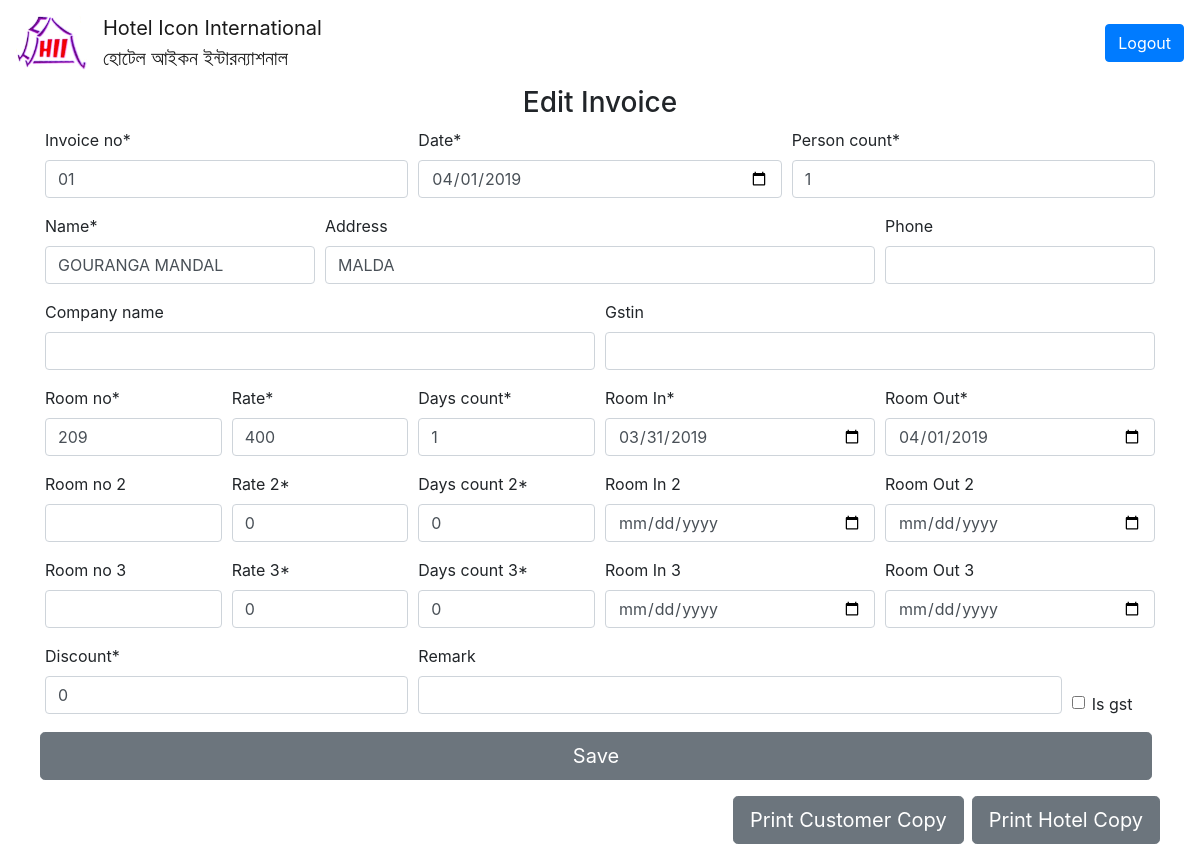
Screenshot of /accounts/editinvoice/38/ (signed in) with the database file from the repository.
### mainapp/models.py (models this page shows, shortened)
class Invoice(models.Model):
    invoice_no = models.CharField(max_length=30,unique=True)
    name = models.CharField(max_length=30)
    company_name = models.CharField(max_length=30,null=True,blank=True)
    address = models.CharField(max_length=60,null=True,blank=True)
    phone = models.CharField(max_length=13,null=True,blank=True)
    person_count = models.CharField(max_length=30)
    gstin = models.CharField(max_length=30,blank=True,null=True)
    date = models.DateField()
    room_no = models.CharField(max_length=7)
    check_in = models.DateField(verbose_name="Room In")
    check_out = models.DateField(verbose_name="Room Out")
    days_count = models.IntegerField()
    rate = models.IntegerField()
    room_no_2 = models.CharField(max_length=7,blank=True, null=True)
    check_in_2 = models.DateField(blank=True, null=True, verbose_name="Room In 2")
    check_out_2 = models.DateField(blank=True, null=True, verbose_name="Room out 2")
    days_count_2 = models.IntegerField(default=0)
    rate_2 = models.IntegerField(default=0)
    room_no_3 = models.CharField(max_length=7,blank=True, null=True)
    check_in_3 = models.DateField(blank=True, null=True, verbose_name="Room In 3")
    check_out_3 = models.DateField(blank=True, null=True, verbose_name="Room out 3")
    days_count_3 = models.IntegerField(default=0)
    rate_3 = models.IntegerField(default=0)
    discount = models.IntegerField(default=0)
    remark = models.CharField(max_length=50,null=True,blank=True)
    is_gst = models.BooleanField(default=False)

### mainapp/views.py (the view)
# urls.py: path('accounts/editinvoice/<pk>/', views.edit_invoice,name="editinvoice"),
@login_required
def edit_invoice(request,pk):
    invoice = Invoice.objects.get(pk=pk)
    form = InvoiceForm(instance=invoice)
    if request.method=="POST":
        form = InvoiceForm(request.POST,instance=invoice)
        if form.is_valid():
            form.save()
            return render(request,'invoiceform.html',{'edit':True,'tag':"Edit Invoice",'msg':"Invoice Updated in Database",'form':form,'invoice_no':invoice.invoice_no,'rooms':Room.objects.all()})
    return render(request,'invoiceform.html',{'edit':True,'tag':"Edit Invoice",'form':form,'invoice_no':invoice.invoice_no,'rooms':Room.objects.all()})

### mainapp/forms.py
class InvoiceForm(forms.ModelForm):
    date = forms.DateField(widget=forms.DateInput(attrs={'type':'date'}))
    check_in = forms.DateField(label="Room In", widget=forms.DateInput(attrs={'type':'date'}))
    check_out = forms.DateField(label="Room Out", widget=forms.DateInput(attrs={'type':'date'}))
    room_no = forms.CharField(widget=forms.TextInput(attrs={'list':'rooms'}))
    check_in_2 = forms.DateField(label="Room In 2", required=False, widget=forms.DateInput(attrs={'type':'date'}))
    check_out_2 = forms.DateField(label="Room Out 2", required=False, widget=forms.DateInput(attrs={'type':'date'}))
    room_no_2 = forms.CharField(required=False, widget=forms.TextInput(attrs={'list':'rooms'}))
    check_in_3 = forms.DateField(label="Room In 3", required=False, widget=forms.DateInput(attrs={'type':'date'}))
    check_out_3 = forms.DateField(label="Room Out 3", required=False, widget=forms.DateInput(attrs={'type':'date'}))
    room_no_3 = forms.CharField(required=False, widget=forms.TextInput(attrs={'list':'rooms'}))
    class Meta:
        model = Invoice
        exclude = []

### mainapp/models.py (called while the page is built)
    def __str__(self):
        return self.room_no + " " + self.description

### mainapp/templates/invoiceform.html (shortened to what this page needs)
{% extends 'master.html' %}
{% load crispy_forms_tags %}
{% block content %}
<div class="container">
    <h3 class="text-center">{{tag}}</h3>
<form action="" method="post" class="form-row">
        <div class="col-4">{{form.invoice_no | as_crispy_field}}</div>
        <div class="col-4">{{form.date | as_crispy_field}}</div>
        <div class="col-4">{{form.person_count | as_crispy_field}}</div>
        <div class="col-3">{{form.name | as_crispy_field}}</div>
        <div class="col-6">{{form.address | as_crispy_field}}</div>
        <div class="col-3">{{form.phone | as_crispy_field}}</div>
        <div class="col-6">{{form.company_name | as_crispy_field}}</div>
        <div class="col-6">{{form.gstin | as_crispy_field}}</div>
        <div class="col-2">{{form.room_no | as_crispy_field}}</div>
        <div class="col-2">{{form.rate | as_crispy_field}}</div>
        <div class="col-2">{{form.days_count | as_crispy_field}}</div>
        <div class="col-3">{{form.check_in | as_crispy_field}}</div>
        <div class="col-3">{{form.check_out | as_crispy_field}}</div>
        <div class="col-2">{{form.room_no_2 | as_crispy_field}}</div>
        <div class="col-2">{{form.rate_2 | as_crispy_field}}</div>
        <div class="col-2">{{form.days_count_2 | as_crispy_field}}</div>
        <div class="col-3">{{form.check_in_2 | as_crispy_field}}</div>
        <div class="col-3">{{form.check_out_2 | as_crispy_field}}</div>
        <div class="col-2">{{form.room_no_3 | as_crispy_field}}</div>
        <div class="col-2">{{form.rate_3 | as_crispy_field}}</div>
        <div class="col-2">{{form.days_count_3 | as_crispy_field}}</div>
        <div class="col-3">{{form.check_in_3 | as_crispy_field}}</div>
        <div class="col-3">{{form.check_out_3 | as_crispy_field}}</div>
        <div class="col-4">{{form.discount | as_crispy_field}}</div>
        <div class="col-7">{{form.remark | as_crispy_field}}</div>
        <div class="col-1 mt-5">{{form.is_gst | as_crispy_field}}</div>
    <div class="container">
    <div class="row justify-content-end">
        <button class="btn btn-lg btn-secondary btn-block mr-2 mb-3" type="submit">Save</button>
        {% if invoice_no %}<a href="{% url 'printinvcc' invoice_no %}" class="btn btn-lg btn-secondary mr-2" target="_blank">Print Customer Copy</a>{% endif %}
        {% if invoice_no %}<a href="{% url 'printinvhc' invoice_no %}" class="btn btn-lg btn-secondary" target="_blank">Print Hotel Copy</a>{% endif %}
    </div>
    </div>
</form>
</div>
{% endblock %}

### rows the page displays
Invoice: invoice_no "01", date "04/01/2019", person_count "1", name "GOURANGA MANDAL", address "MALDA", room_no "209", rate "400", days_count "1", check_in "03/31/2019", check_out "04/01/2019", rate_2 "0", days_count_2 "0", rate_3 "0", days_count_3 "0", discount "0"

### other values shown
{{ tag }} "Edit Invoice"
